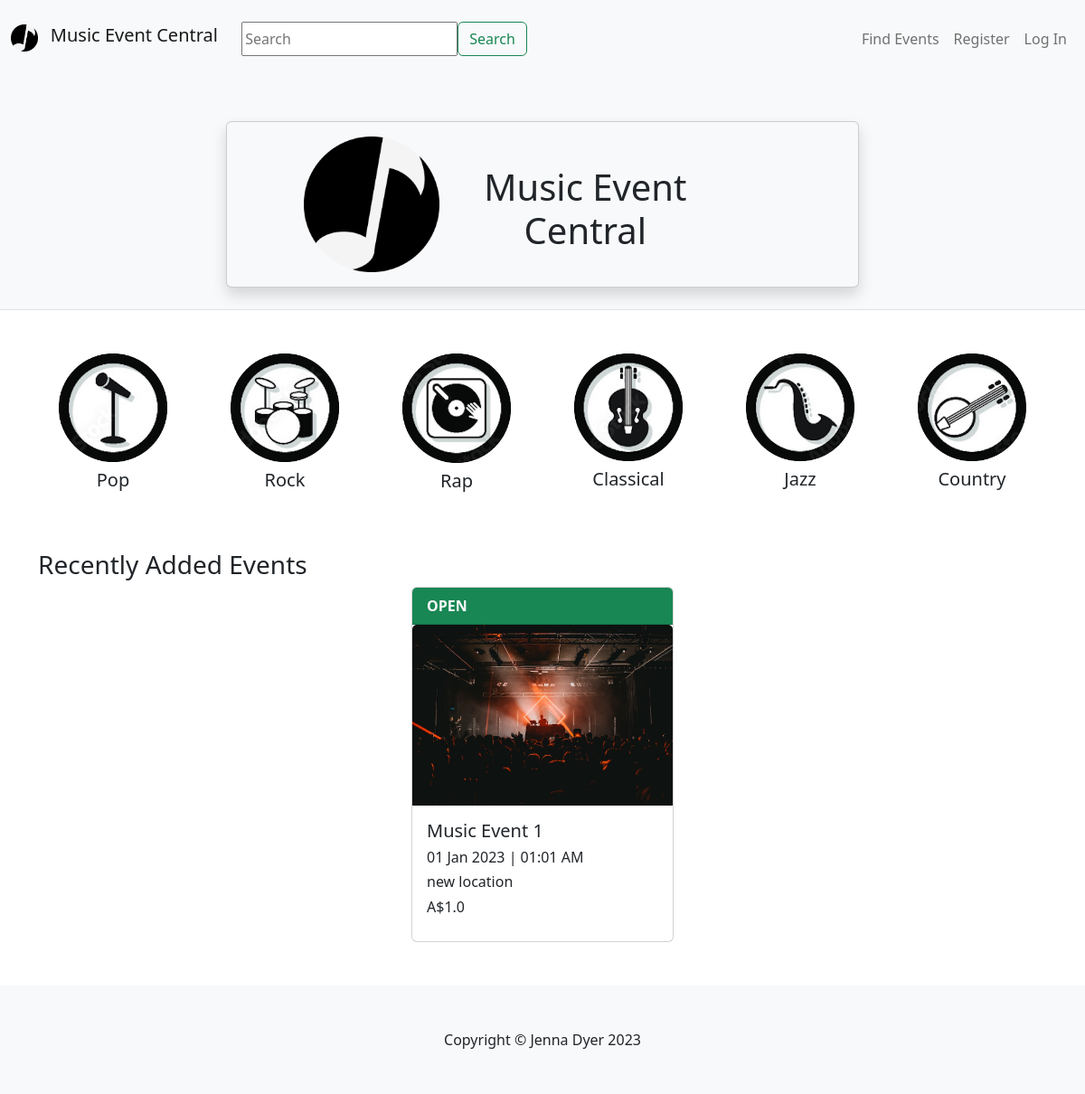
Before: / with the older database file.
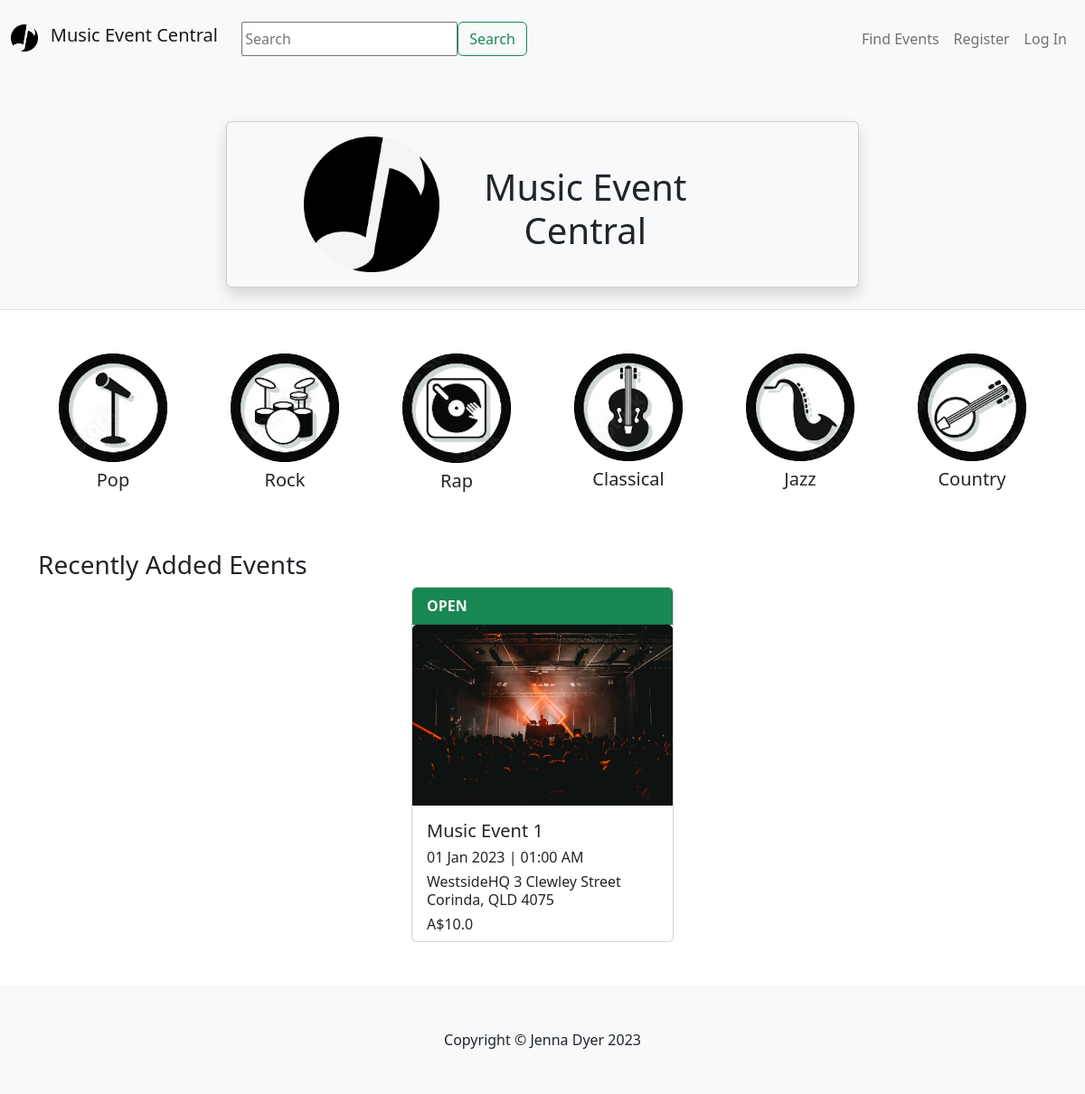
After: the same page with the newer database file.
### MusicEventCentral/models.py (models this page shows, shortened)
class Event(db.Model):
    __tablename__ = 'events'
    id = db.Column(db.Integer, primary_key=True)
    name = db.Column(db.String(80))
    start_time = db.Column(db.Time)
    end_time = db.Column(db.Time)
    start_date = db.Column(db.Date)
    end_date = db.Column(db.Date)
    location = db.Column(db.String(200))
    total_tickets = db.Column(db.Integer)
    tickets_avail = db.Column(db.Integer)
    status = db.Column(db.String(80))
    description = db.Column(db.String(200))
    image = db.Column(db.String(400))
    price = db.Column(db.Float(4))
    genre = db.Column(db.String(80))
    user_id = db.Column(db.Integer, db.ForeignKey('users.id'))
    comments = db.relationship('Comment', backref='events')

### MusicEventCentral/views.py (the view)
@bp.route('/')
def index():
    events = db.session.scalars(db.select(Event)).all()
    return render_template('index.html', events=events)

### MusicEventCentral/templates/index.html
{% extends 'base.html' %}
{% block header %}
<div class="container-fluid">
    <div class="row justify-content-center rounded-3 mt-5 pb-4">
        <div class="col-md-7 card shadow bg-light text-center align-items-center">
            <div class="row">
                <div class="col-md-4 mb-3 mt-3">
                    <img class="img" style="max-height: 150px" src="static/img/logo.png" alt="Logo">
                </div>
                <div class="col-md-6  mt-5">
                    <h1>Music Event Central</h1>
                </div>
            </div>
        </div>
    </div>
</div>
{% endblock %}
{% block content %}
<div class="container">
    <div class="row mt-5 mb-5 text-center">
        <div class="col-sm-2">
            <a class="nav-item nav-link" href="events/Pop">
                <figure>
                    <img style=" max-width:120px" class="img-fluid" src="static/img/pop.png" alt="Pop Image">
                    <h5 class="mt-2">Pop</h5>
                </figure>
            </a>
        </div>
        <div class="col-sm-2">
            <a class="nav-item nav-link" href="events/Rock">
                <figure>
                    <img style="max-width:120px" class="img-fluid" src="static/img/rock.png" alt="Rock Img">
                    <h5 class="mt-2">Rock</h5>
                </figure>
            </a>
        </div>
        <div class="col-sm-2">
            <a class="nav-item nav-link" href="events/Rap">
                <figure>
                    <img style="max-width:120px" class="img-fluid" <img style=" max-width:120px" class="img-fluid"
                        src="static/img/rap.png" alt="Rap Image">
                    <h5 class="mt-2">Rap</h5>
                </figure>
            </a>
        </div>
        <div class="col-sm-2">
            <a class="nav-item nav-link" href="events/Classical">
                <figure>
                    <img style="max-width:120px" class="img-fluid" <img style=" max-width:120px" class="img-fluid"
                        src="static/img/classical.png" alt="Classical Image">
                    <h5 class="mt-2">Classical</h5>
                </figure>
            </a>
        </div>
        <div class="col-sm-2">
            <a class="nav-item nav-link" href="events/Jazz">
                <figure>
                    <img style="max-width:120px" class="img-fluid" src="static/img/jazz.png" alt="Jazz Image">
                    <h5 class="mt-2">Jazz</h5>
                </figure>
            </a>
        </div>
        <div class="col-sm-2">
            <a class="nav-item nav-link" href="events/Country">
                <figure>
                    <img style="max-width:120px" class="img-fluid" <img style=" max-width:120px" class="img-fluid"
                        src="static/img/country.png" alt="Country Image">
                    <h5 class="mt-2">Country</h5>
                </figure>
            </a>
        </div>
    </div>
</div>
<div class="container">
    <h3>Recently Added Events</h3>
    <div class="card-group justify-content-center">
        {% for event in events %}
        <a class="nav-item nav-link" href="events/details={{ event.id }}">
            <div class="card mx-3 mb-5" style="width: 290px;">
                <div class="card-header bg-success text-light"><strong>OPEN</strong></div>
                <img class="card-img-top" style="height: 200px" src="{{ event.image }}" alt="Event 1 Image">
                <div class="card-body" style="height: 150px">
                    <h5 class="card-title">{{ event.name }}</h5>
                    <h6 class="fw-normal">{{ event.start_date.strftime('%d %b %Y') }} | {{
                        event.start_time.strftime('%I:%M %p') }}</h6>
                    <h6 class="fw-light">{{ event.location }}</h6>
                    <h6 class="fw-light">A${{ event.price }}</h6>
                </div>
            </div>
        </a>
        {% endfor %}
    </div>
</div>
{% endblock %}

### MusicEventCentral/templates/base.html (shortened to what this page needs)
<html>
<head>
    <link href="https://cdn.jsdelivr.net/npm/bootstrap@5.2.1/dist/css/bootstrap.min.css" rel="stylesheet"
>
</head>
<body>
    <header class="bg-light border-bottom">
        <nav class="navbar navbar-expand-lg navbar-light bg-light">
            <div class="container-fluid ">
                <a href="/" class="navbar-brand">
                    <div class="row">
                        <div class="col-md-2">
                            <img class="img" style="max-height: 30px" src="/static/img/logo.png" alt="Logo">
                        </div>
                        <div class="col-md-2">
                            <h5>Music Event Central</h5>
                        </div>
                    </div>
                </a>
                <form class="d-flex mt-3" action="{{url_for('main.search')}}">
                    <input <input type="text" name="search" placeholder="Search" aria-label="Search" id="SearchForm">
                    <button class="btn btn-outline-success" type="submit">Search</button>
                </form>
                <div class="collapse navbar-collapse justify-content-end" id="navbarSupportedContent">
                    <div class="navbar-nav ml-auto">
                        {% if current_user.is_authenticated %}
                        <a class="nav-item nav-link disabled text-muted" href="#">Welcome {{current_user.name}}</a>
                        <a class="nav-item nav-link" href="/events/listing">Find Events</a>
                        <a class="nav-item nav-link" href="{{ url_for('event.create') }}">Create Event</a>
                        <a class="nav-item nav-link" href="{{ url_for('auth.logout') }}">Log Out</a>
                        {% else %}
                        <a class="nav-item nav-link" href="/events/listing">Find Events</a>
                        <a class="nav-item nav-link" href="{{ url_for('auth.register') }}">Register</a>
                        <a class="nav-item nav-link" href="{{ url_for('auth.login') }}">Log In</a>
                        {% endif %}
                    </div>
                </div>
            </div>
        </nav>
        {% block header %}
        {% endblock %}
    </header>
    {% block content %}
    {% endblock %}
    <footer class="footer">
        <div class="text-center py-5 bg-light">
            <span class="text-dark">Copyright &copy; Jenna Dyer 2023</span>
        </div>
    </footer>
</body>
</html>

Changed rows visible on the page:
changed Event "Music Event 1": start_time "01:01 AM" → "01:00 AM"; location "new location" → "WestsideHQ 3 Clewley Street Corinda, QLD 4075"; price "1.0" → "10.0"
